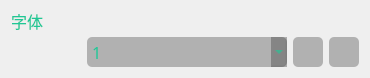
       <widget class="QWidget" name="layoutWidget">
        <property name="geometry">
         <rect>
          <x>10</x>
          <y>80</y>
          <width>350</width>
          <height>61</height>
         </rect>
        </property>
        <layout class="QGridLayout" name="gridLayout_8">
         <item row="0" column="0">
          <widget class="QLabel" name="font_set_Label">
           <property name="minimumSize">
            <size>
             <width>70</width>
             <height>20</height>
            </size>
           </property>
           <property name="maximumSize">
            <size>
             <width>70</width>
             <height>20</height>
            </size>
           </property>
           <property name="font">
            <font>
             <family>黑体</family>
             <pointsize>12</pointsize>
            </font>
           </property>
           <property name="layoutDirection">
            <enum>Qt::LeftToRight</enum>
           </property>
           <property name="styleSheet">
            <string notr="true">QLabel
{
	background-color:transparent;
	color:rgb(30,200,150);
	border-radius:5px;
}</string>
           </property>
           <property name="text">
            <string>字体</string>
           </property>
          </widget>
         </item>
         <item row="1" column="3">
          <widget class="QPushButton" name="font_down_Button">
           <property name="minimumSize">
            <size>
             <width>30</width>
             <height>30</height>
            </size>
           </property>
           <property name="maximumSize">
            <size>
             <width>30</width>
             <height>30</height>
            </size>
           </property>
           <property name="font">
            <font>
             <family>黑体</family>
             <pointsize>12</pointsize>
            </font>
           </property>
           <property name="styleSheet">
            <string notr="true">QPushButton
{
background-color:rgb(30,30,30,0.3);
color:rgb(30,200,150);
border-radius:5px
}

QPushButton:disabled
{
background-color:rgb(30,30,30,0.1);
color:rgb(30,200,150);
border-radius:5px;
}
QPushButton:hover {	/*鼠标悬浮时*/
background-color: rgba(30,200,150,0.3);
}

QPushButton::pressed
{
background-color:rgb(30,200,150,0.4);
color:rgb(30,200,150);
}</string>
           </property>
           <property name="text">
            <string/>
           </property>
           <property name="icon">
            <iconset resource="MusicResources.qrc">
             <normaloff>:/ico/MusicIco/delete.png</normaloff>
             <disabledoff>:/ico/MusicIco/delete.png</disabledoff>:/ico/MusicIco/delete.png</iconset>
           </property>
           <property name="iconSize">
            <size>
             <width>24</width>
             <height>24</height>
            </size>
           </property>
          </widget>
         </item>
         <item row="1" column="2">
          <widget class="QPushButton" name="font_import_Button">
           <property name="minimumSize">
            <size>
             <width>30</width>
             <height>30</height>
            </size>
           </property>
           <property name="maximumSize">
            <size>
             <width>30</width>
             <height>30</height>
            </size>
           </property>
           <property name="font">
            <font>
             <family>黑体</family>
             <pointsize>12</pointsize>
            </font>
           </property>
           <property name="styleSheet">
            <string notr="true">QPushButton
{
background-color:rgb(30,30,30,0.3);
color:rgb(30,200,150);
border-radius:5px
}

QPushButton:disabled
{
background-color:rgb(30,30,30,0.1);
color:rgb(30,200,150);
border-radius:5px;
}
QPushButton:hover {	/*鼠标悬浮时*/
background-color: rgba(30,200,150,0.3);
}

QPushButton::pressed
{
background-color:rgb(30,200,150,0.4);
color:rgb(30,200,150);
}</string>
           </property>
           <property name="text">
            <string/>
           </property>
           <property name="icon">
            <iconset resource="MusicResources.qrc">
             <normaloff>:/ico/MusicIco/import.png</normaloff>
             <disabledoff>:/ico/MusicIco/import.png</disabledoff>:/ico/MusicIco/import.png</iconset>
           </property>
           <property name="iconSize">
            <size>
             <width>24</width>
             <height>24</height>
            </size>
           </property>
          </widget>
         </item>
         <item row="1" column="1">
          <widget class="QComboBox" name="font_comboBox">
           <property name="minimumSize">
            <size>
             <width>200</width>
             <height>30</height>
            </size>
           </property>
           <property name="maximumSize">
            <size>
             <width>500</width>
             <height>30</height>
            </size>
           </property>
           <property name="font">
            <font>
             <family>黑体</family>
             <pointsize>12</pointsize>
            </font>
           </property>
           <property name="styleSheet">
            <string notr="true">QComboBox {
    background-color: rgb(30,30,30,0.3);
    color: rgb(30,200,150);
    border-radius: 5px;
    padding: 5px;
    border: none;
}

QComboBox:disabled {
    background-color: rgb(30,30,30,0.1);
    color: rgb(30,200,150,0.5);
}

QComboBox:hover {
    background-color: rgba(30,200,150,0.3);
}


QComboBox::drop-down {
    width: 20px;
    border-left: none;
    image: url(:/ico/MusicIco/down.png);
}

QComboBox QAbstractItemView {
	border-radius: 5px;
    color: rgb(30,200,150);
    selection-background-color: rgba(30,200,150,0.4);
    outline: none;
    border: none;
}</string>
           </property>
           <item>
            <property name="text">
             <string>1</string>
            </property>
           </item>
           <item>
            <property name="text">
             <string>2</string>
            </property>
           </item>
           <item>
            <property name="text">
             <string>3</string>
            </property>
           </item>
           <item>
            <property name="text">
             <string>4</string>
            </property>
           </item>
           <item>
            <property name="text">
             <string>5</string>
            </property>
           </item>
          </widget>
         </item>
        </layout>
       </widget>
